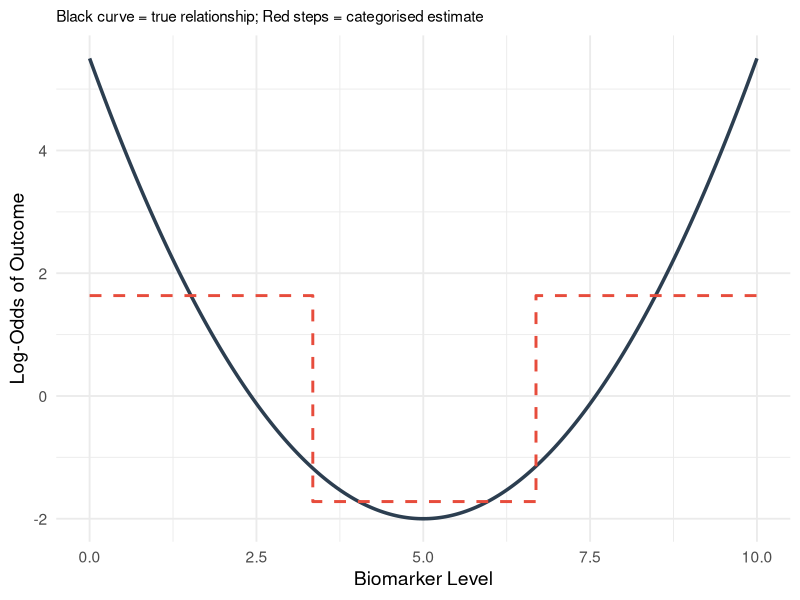

The R source for this figure: (Note: this script raises an error after producing the figure.)
## ---- chunk 1
#| label: fig-categorisation-problem
#| fig-cap: "True non-linear relationship (solid curve) versus what categorisation into tertiles recovers (stepped line). Categorisation misses the U-shape entirely."
#| code-fold: true
#| warning: false

library(ggplot2)

set.seed(42)
x <- seq(0, 10, length.out = 300)
# True U-shaped relationship
y_true <- 0.3 * (x - 5)^2 - 2

df <- data.frame(x = x, y_true = y_true)

# Categorise into tertiles
df$category <- cut(
  df$x,
  breaks = quantile(df$x, probs = c(0, 1 / 3, 2 / 3, 1)),
  include.lowest = TRUE,
  labels = c("Low", "Medium", "High")
)
cat_means <- aggregate(y_true ~ category, data = df, FUN = mean)

df$y_cat <- cat_means$y_true[match(df$category, cat_means$category)]

ggplot(df, aes(x = x)) +
  geom_line(aes(y = y_true), linewidth = 1.2, colour = "#2c3e50") +
  geom_step(
    aes(y = y_cat),
    linewidth = 1,
    colour = "#e74c3c",
    linetype = "dashed"
  ) +
  labs(
    x = "Biomarker Level",
    y = "Log-Odds of Outcome",
    subtitle = "Black curve = true relationship; Red steps = categorised estimate"
  ) +
  theme_minimal(base_size = 14) +
  theme(plot.subtitle = element_text(size = 11))
## ---- chunk 2
#| label: fig-rcs-interpretation
#| fig-cap: "Illustration of an RCS(4) fit. Knot locations are marked with triangles. The relationship is linear beyond the outer knots and flexibly curved between them."
#| code-fold: true
#| warning: false
#| message: false

library(rms)
library(ggplot2)

set.seed(123)
n <- 500
x <- runif(n, 20, 45)
# True non-linear relationship (a gentle U-shape in BMI). The coefficients
# are kept modest so the outcome is not near-separated --- otherwise the
# fitted log-odds and their confidence band explode and the curve becomes
# invisible against a huge y-axis.
logit_p <- -2 + 0.02 * (x - 30)^2
p <- plogis(logit_p)
y <- rbinom(n, 1, p)

dd <- datadist(x)
options(datadist = "dd")

fit <- lrm(y ~ rcs(x, 4))
knot_locs <- attr(rcs(x, 4), "parms")

# Prediction across the range of BMI
x_pred <- seq(20, 45, length.out = 200)
pred <- as.data.frame(Predict(fit, x = x_pred))

# Zoom the y-axis to the fitted curve and its confidence band so the
# U-shape is clearly visible.
y_lo <- min(pred$lower)
y_hi <- max(pred$upper)

ggplot(pred, aes(x = x, y = yhat)) +
  geom_ribbon(aes(ymin = lower, ymax = upper), alpha = 0.2, fill = "#3498db") +
  geom_line(linewidth = 1.2, colour = "#2c3e50") +
  geom_point(
    data = data.frame(x = knot_locs, y = y_lo),
    aes(x = x, y = y),
    shape = 17,
    size = 3,
    colour = "#e74c3c"
  ) +
  geom_hline(yintercept = 0, linetype = "dashed", colour = "grey50") +
  coord_cartesian(ylim = c(y_lo, y_hi)) +
  labs(
    x = "BMI (kg/m\u00b2)",
    y = "Log-Odds of Outcome",
    subtitle = "RCS with 4 knots; triangles mark knot positions"
  ) +
  theme_minimal(base_size = 14)
## ---- chunk 3
#| label: fig-csf-glucose-raw
#| fig-cap: "Simulated relationship between CSF glucose and probability of bacterial meningitis, illustrating the non-linear (threshold-like) pattern."
#| code-fold: true
#| warning: false
#| message: false

library(ggplot2)
library(rms)

set.seed(2025)
n <- 400
csf_glucose <- rlnorm(n, meanlog = log(3), sdlog = 0.6)
csf_glucose <- pmin(csf_glucose, 10)

# True relationship: steep drop in probability below ~2, then flat
logit_p <- 3 - 4 * pmax(0, 2.5 - csf_glucose) - 0.3 * csf_glucose
p_bact <- plogis(logit_p)
bacterial <- rbinom(n, 1, p_bact)

df_csf <- data.frame(csf_glucose = csf_glucose, bacterial = bacterial)

ggplot(df_csf, aes(x = csf_glucose, y = bacterial)) +
  geom_jitter(height = 0.05, alpha = 0.3, width = 0.05) +
  geom_smooth(method = "loess", se = TRUE, colour = "#2c3e50") +
  labs(
    x = "CSF Glucose (mmol/L)",
    y = "Probability of Bacterial Meningitis",
    subtitle = "Loess smooth suggests a non-linear (threshold-like) relationship"
  ) +
  theme_minimal(base_size = 14)
## ---- chunk 4
#| label: model-comparison-csf
#| warning: false
#| message: false

library(rms)

dd_csf <- datadist(df_csf)
options(datadist = "dd_csf")

# Model 1: Linear
fit_linear <- lrm(bacterial ~ csf_glucose, data = df_csf)

# Model 2: Categorised
df_csf$glucose_low <- as.numeric(df_csf$csf_glucose < 2.2)
fit_cat <- lrm(bacterial ~ glucose_low, data = df_csf)

# Model 3: RCS with 4 knots
fit_rcs <- lrm(bacterial ~ rcs(csf_glucose, 4), data = df_csf)

# Compare AIC (lower = better fit; AIC rewards fit but penalises complexity)
aic_tab <- data.frame(
  Model = c("Linear", "Categorised (<2.2)", "RCS (4 knots)"),
  AIC = round(c(AIC(fit_linear), AIC(fit_cat), AIC(fit_rcs)), 1)
)

knitr::kable(
  aic_tab,
  caption = "Model comparison by AIC. Lower is better: AIC rewards fit but penalises complexity."
)
## ---- chunk 5
#| label: nonlinearity-test
#| warning: false
#| message: false

# anova() in rms separates the overall effect from the non-linear component
an <- anova(fit_rcs)
anova_tab <- data.frame(
  Factor = trimws(rownames(an)),
  `Chi-square` = round(an[, "Chi-Square"], 1),
  `d.f.` = an[, "d.f."],
  `P-value` = ifelse(
    an[, "P"] < 0.0001,
    "<0.0001",
    formatC(an[, "P"], format = "f", digits = 4)
  ),
  check.names = FALSE,
  row.names = NULL
)

knitr::kable(
  anova_tab,
  caption = "Wald tests from the restricted cubic spline model: the total effect of CSF glucose and, separately, its non-linear component."
)
## ---- chunk 6
#| label: fig-csf-model-comparison
#| fig-cap: "Comparison of linear (blue), categorised (red), and RCS (black) model fits for the CSF glucose--bacterial meningitis relationship."
#| code-fold: true
#| warning: false
#| message: false

x_seq <- seq(min(df_csf$csf_glucose), max(df_csf$csf_glucose), length.out = 200)

# Predictions from each model
pred_linear <- predict(
  fit_linear,
  newdata = data.frame(csf_glucose = x_seq),
  type = "fitted"
)
pred_cat <- predict(
  fit_cat,
  newdata = data.frame(glucose_low = as.numeric(x_seq < 2.2)),
  type = "fitted"
)

pred_rcs_obj <- Predict(fit_rcs, csf_glucose = x_seq)

plot_df <- data.frame(
  csf_glucose = rep(x_seq, 3),
  probability = c(pred_linear, pred_cat, as.data.frame(pred_rcs_obj)$yhat),
  Model = rep(
    c("Linear", "Categorised (<2.2)", "RCS (4 knots)"),
    each = length(x_seq)
  )
)

# Convert RCS from log-odds to probability for fair comparison
plot_df$probability[plot_df$Model == "RCS (4 knots)"] <-
  plogis(plot_df$probability[plot_df$Model == "RCS (4 knots)"])

ggplot(plot_df, aes(x = csf_glucose, y = probability, colour = Model)) +
  geom_line(linewidth = 1.1) +
  scale_colour_manual(
    values = c(
      "Linear" = "#3498db",
      "Categorised (<2.2)" = "#e74c3c",
      "RCS (4 knots)" = "#2c3e50"
    )
  ) +
  labs(
    x = "CSF Glucose (mmol/L)",
    y = "Predicted Probability of Bacterial Meningitis"
  ) +
  theme_minimal(base_size = 14) +
  theme(legend.position = "bottom")
## ---- chunk 7
#| label: r-implementation
#| warning: false
#| message: false

library(rms)
library(ggplot2)

# --- Simulated example data (replace this block with your own data) ---
set.seed(1)
n <- 400
predictor <- runif(n, 20, 45)
confounder1 <- rnorm(n)
confounder2 <- rbinom(n, 1, 0.4)
logit_p <- -8 +
  0.05 * (predictor - 30)^2 +
  0.3 * confounder1 +
  0.5 * confounder2
dat <- data.frame(
  outcome = rbinom(n, 1, plogis(logit_p)),
  predictor = predictor,
  confounder1 = confounder1,
  confounder2 = confounder2
)

# Step 1: Tell rms about the data distribution (required for Predict/summary)
dd <- datadist(dat)
options(datadist = "dd")

# Step 2: Fit a logistic regression with the predictor modelled as an RCS(4)
fit <- lrm(outcome ~ rcs(predictor, 4) + confounder1 + confounder2, data = dat)

# Step 3: Examine the model
print(fit) # Overall model report (rms fit statistics + coefficients)

# Wald tests for each predictor (total effect + non-linearity)
an_impl <- anova(fit)
knitr::kable(
  data.frame(
    Factor = trimws(rownames(an_impl)),
    `Chi-square` = round(an_impl[, "Chi-Square"], 1),
    `d.f.` = an_impl[, "d.f."],
    `P-value` = ifelse(
      an_impl[, "P"] < 0.0001,
      "<0.0001",
      formatC(an_impl[, "P"], format = "f", digits = 4)
    ),
    check.names = FALSE,
    row.names = NULL
  ),
  caption = "Wald tests for each model term, including the non-linear spline component."
)

# Step 4: Plot the fitted relationship across the range of the predictor
pred_df <- as.data.frame(Predict(fit, predictor))
ggplot(pred_df, aes(x = predictor, y = yhat)) +
  geom_ribbon(aes(ymin = lower, ymax = upper), alpha = 0.2, fill = "#3498db") +
  geom_line(linewidth = 1) +
  labs(x = "Predictor", y = "Log-Odds of Outcome") +
  theme_minimal(base_size = 13)

# Step 5: A specific contrast --- log-odds ratio for predictor 30 vs 25
summary(fit, predictor = c(25, 30))
